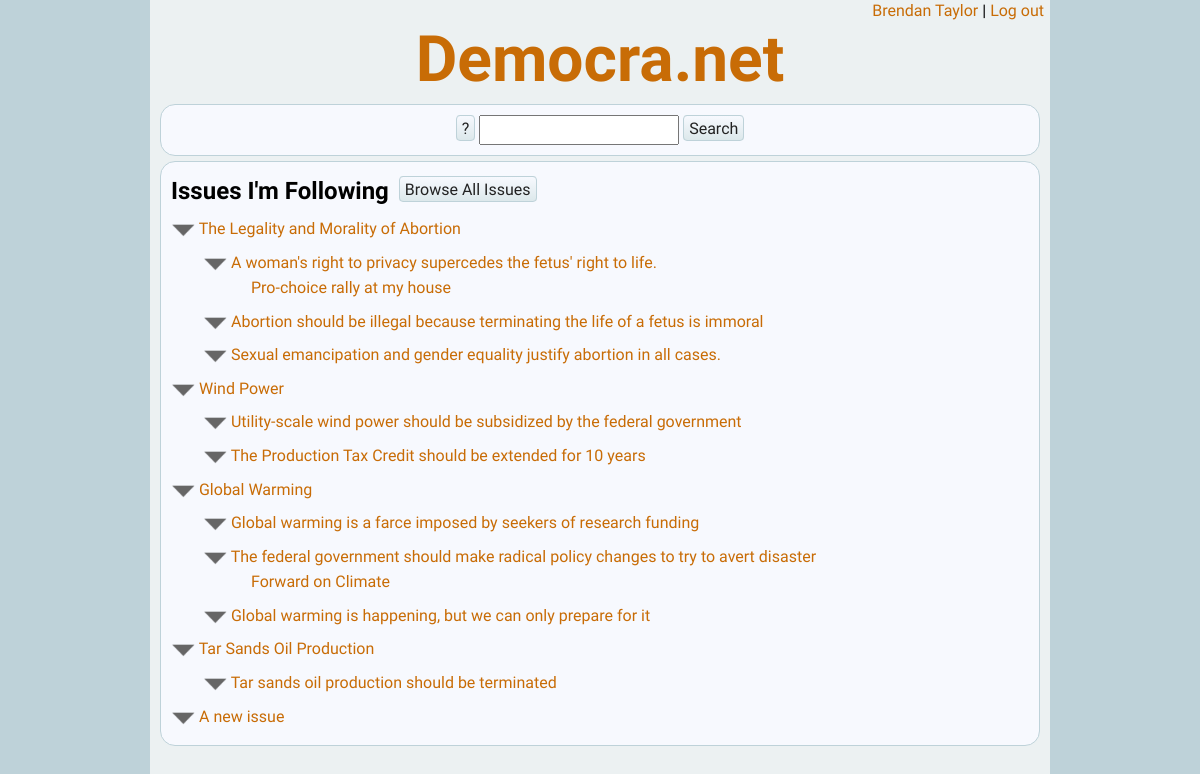
The app's page /start.php (signed in) with its own data.
### tables this page shows
CREATE TABLE `citizens` (
  `citizen_id` int(11) NOT NULL AUTO_INCREMENT,
  `password` varchar(100) NOT NULL,
  `email` varchar(100) NOT NULL,
  `name` varchar(100) DEFAULT NULL,
  `birth_year` int(11) DEFAULT NULL,
  `gender` int(11) DEFAULT NULL,
  `country` int(11) DEFAULT NULL,
  `postal_code` varchar(25) DEFAULT NULL,
  PRIMARY KEY (`citizen_id`)
);

CREATE TABLE `follows` (
  `type` char(1) NOT NULL DEFAULT '',
  `type_id` int(11) NOT NULL,
  `citizen_id` int(11) NOT NULL,
  PRIMARY KEY (`type`,`type_id`,`citizen_id`)
);

CREATE TABLE `positions` (
  `position_id` int(11) NOT NULL AUTO_INCREMENT,
  `name` varchar(250) DEFAULT NULL,
  `justification` varchar(1000) DEFAULT NULL,
  `issue_id` int(11) DEFAULT NULL,
  `citizen_id` int(11) DEFAULT NULL,
  PRIMARY KEY (`position_id`)
);

CREATE TABLE `actions` (
  `action_id` int(11) NOT NULL AUTO_INCREMENT,
  `name` varchar(100) NOT NULL,
  `description` varchar(1000) NOT NULL,
  `date` varchar(100) DEFAULT NULL,
  `location` varchar(100) DEFAULT NULL,
  `position_id` int(11) NOT NULL,
  PRIMARY KEY (`action_id`)
);

### inc/class.citizen.php (called while the page is built, shortened)
<?php
require_once ("class.database.php");
class citizen
{
	public $citizen_id = null;
	public function check_session()
	{
		if (isset($_SESSION['citizen_id']))
		{
			$this->citizen_id = $_SESSION['citizen_id'];
		}
	}
	public function load_db($db)
	{
		$this->db = $db;
		$sql = "SELECT * FROM citizens WHERE citizen_id = '{$this->citizen_id}'";
		$this->db->execute_query($sql);
		$line = $this->db->fetch_line();
		$this->name = $line['name'];
	}
}
?>

### inc/class.database.php (called while the page is built, shortened)
<?php
class database {
	public $conn = null;
	public $result = null;
	public function open_connection()
	{
		$this->conn = new mysqli(self::DB_HOST, self::DB_UNAME, self::DB_PWD, self::DB_NAME)
			or die("Connect Error (" . $this->conn->connect_errno . ") " . $this->conn->connect_error);
	}
	public function execute_query($sql)
	{
		$this->result = $this->conn->query($sql)
			or die("Could not execute the query: {$this->conn->error}<br />sql = {$sql}");
	}
	public function get_result()
	{
		return $this->result;
	}
	public function fetch_line($result = null)
	{
		if ($result)
		{
			$line = $result->fetch_assoc();
		}
		else
		{
			$line = $this->result->fetch_assoc();
		}
		return $line;
	}
}
?>

### start.php (the view, shortened to what this page needs)
<?php
require_once ("inc/class.database.php");
require_once ("inc/class.citizen.php");
$db = new database();
$db->open_connection();
$citizen = new citizen();
$citizen->check_session();
if ($citizen->in_session)
{
	$citizen->load_db($db);
}
else
{
	header("Location:login.php");
}
?>
<html>
<head>
	<link rel="stylesheet" type="text/css" href="style/jquery-ui.css">
	<link rel="stylesheet" type="text/css" href="style/start.css" />
	<link rel="stylesheet" type="text/css" href="style/democranet.css" />
</head>
<body>
<div id="container">
<?php include ("inc/header.login.php"); ?>
	<div class="content">
		<div id="di_search">
			<a class="btn" id="bu_help" href="#" title="Search help">?</a>
			<input type="text" id="in_search"/>
			<a class="btn" id="bu_search" href="JAVASCRIPT: search()">Search</a>
		</div>
	</div>
	<div class="content">
		<p class="with_btn"><span class="title">Issues I'm Following</span><a class="btn" href="issbrws.php">Browse All Issues</a></p>
		<div id="di_issfol">
			<?php echo get_issues(); ?>
		</div>
	</div>
</div>
</body>
</html>
<?php
function get_issues() {
	global $citizen, $db;
	$sql = "SELECT i.issue_id, i.name
		FROM follows f INNER JOIN issues i ON f.type_id = i.issue_id
		WHERE f.type = 'i'
		AND f.citizen_id = {$citizen->citizen_id}
		AND i.version = (SELECT MAX(version) FROM issues WHERE issue_id = i.issue_id)
		ORDER BY i.issue_id";
	$db->execute_query($sql);
	$result = $db->get_result();
	$html = "";
	while ($line = $db->fetch_line($result)) {
		$html .= "
			<p class=\"i1\">
				<img id=\"i{$line['issue_id']}\" class=\"ec\" src=\"img/collapse.png\">
				<a class=\"su\" href=\"issue.php?m=r&iid={$line['issue_id']}\">{$line['name']}</a>
			</p>
			<div class=\"di_ec\" id=\"di_i{$line['issue_id']}\">" . get_positions($line['issue_id']) . "
			</div>\n";
	}
	return $html;
}
function get_positions($issue_id) {
	global $citizen, $db;
	$sql = "SELECT f.type_id position_id, p.name
		FROM follows f LEFT JOIN positions p ON f.type_id = p.position_id
		WHERE f.type = 'p'
		AND f.citizen_id = '{$citizen->citizen_id}'
		AND p.issue_id = '{$issue_id}'";
	$db->execute_query($sql);
	$result = $db->get_result();
	$html = "";
	while ($line = $db->fetch_line($result)) {
		$html .= "
				<p class=\"i2\">
					<img id=\"p{$line['position_id']}\" class=\"ec\" src=\"img/collapse.png\">
					<a class=\"su\" href=\"position.php?m=r&pid={$line['position_id']}\">{$line['name']}</a>
				</p>
				<div class=\"di_ec\" id=\"di_p{$line['position_id']}\">" . get_actions($line['position_id']) . "
				</div>\n";
	}
	return $html;
}
function get_actions($position_id) {
	global $citizen, $db;
	$sql = "SELECT f.type_id action_id, a.name
		FROM follows f LEFT JOIN actions a ON f.type_id = a.action_id
		WHERE f.type = 'a'
		AND f.citizen_id = '{$citizen->citizen_id}'
		AND a.position_id = '{$position_id}'";
	$db->execute_query($sql);
	$result = $db->get_result();
	$html = "";
	while ($line = $db->fetch_line($result)) {
		$html .= "
					<p class=\"i3\">
						<a class=\"su\" href=\"action.php?m=r&aid={$line['action_id']}\">{$line['name']}</a>
					</p>\n";
	}
	return $html;
}
?>

### inc/header.login.php
<div id="login">
	<p><a href="citizen.php"><?php echo $citizen->name; ?></a>&nbsp;|&nbsp;<a href="login.php?m=lo">Log out</a></p>
</div>
<div id="header">
	<h1><a href="index.php">Democra.net</a></h1>
</div>

### style/start.css (style rules this page uses)
#header { text-align: center; }
#di_search { text-align: center; }
#di_search #in_search { width: 200px; padding: 5px; }
a.su { position: relative; top: -7px; }
img.ec { height: 1.5em; }
.i1, .i2, .i3 { margin:top: 0; margin-bottom: 0; }
.i2 { margin-left: 2em; }
.i3 { margin-left: 5em; }

### style/democranet.css (style rules this page uses)
body { font-family: 'Quattrocento Sans', helvetica, arial, sans-serif; font-size: 100%; line-height: 1.4; background-color: #BED2D9; margin: 0; }
h1, h2, h3, h4, h5 { font-family: 'Dosis', sans-serif; font-weight: 600; line-height: 1.2; margin-bottom: .5em; }
p { font-family: 'Quattrocento Sans', helvetica, arial, sans-serif; font-size: 1em; font-weight: 400; margin-top: .2em; margin-bottom: .5em; }
input, textarea, select { font-family: 'Courier', monospace; font-size: 0.9em; padding: 2px; }
.title { font-size: 1.5em; margin: 0 0 .5em 0; font-weight: 700; }
.btn { border-style: solid; border-color: #BED2D9; border-radius: 4px; border-width: 1px; padding: 3px 5px 2px; background-image: linear-gradient(#F7F9FE, #DCE8EB); cursor: pointer; }
a.btn:link { text-decoration: none; color: #222; -webkit-transition: all 0s linear; -moz-transition: all 0s linear; -ms-transition: all 0s linear; -o-transition: all 0s linear; transition: all 0s linear; }
a:link { text-decoration: none; color: #C86C06; -webkit-transition: all .1s linear; -moz-transition: all .1s linear; -ms-transition: all .1s linear; -o-transition: all .1s linear; transition: all .1s linear; }
#header { text-align: center; padding: 0; }
#header h1 { margin-top:0; margin-bottom: 0; font-size: 4em; }
#container { margin: 0 auto; min-width: 200px; max-width: 900px; background-color: #ECF1F2; min-height: 780px; padding-bottom: 5px; }
#login { text-align: right; padding-right: 6px; }
#login p { margin: 0; }
.content { margin: 5px 10px; padding: 10px; background-color: #F7F9FE; border-radius: 15px; border: 1px solid #BED2D9; }
.with_btn .btn { position: relative; top: -4px; left: 10px; }

### records on screen
citizens: name "Brendan Taylor"
follows: positions.name "A woman's right to privacy supercedes the fetus' right to life."
follows: actions.name "Pro-choice rally at my house"
follows: positions.name "Abortion should be illegal because terminating the life of a fetus is immoral"
follows: positions.name "Sexual emancipation and gender equality justify abortion in all cases."
follows: positions.name "Utility-scale wind power should be subsidized by the federal government"
follows: positions.name "The Production Tax Credit should be extended for 10 years"
follows: positions.name "Global warming is a farce imposed by seekers of research funding"
follows: positions.name "The federal government should make radical policy changes to try to avert disaster"
follows: actions.name "Forward on Climate"
follows: positions.name "Global warming is happening, but we can only prepare for it"
follows: positions.name "Tar sands oil production should be terminated"

### other values on screen
$line['name'] "The Legality and Morality of Abortion"
$line['name'] "Wind Power"
$line['name'] "Global Warming"
$line['name'] "Tar Sands Oil Production"
$line['name'] "A new issue"
